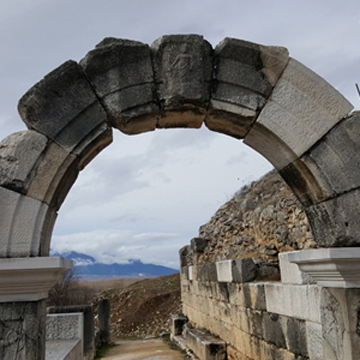
#> input picture OpenCV/ch08/images/rotate.jpg, 360 x 360 px
$ python 07.rotate2.py
#> lines starting #> are read from the running program, lines starting #| are printed output that depends on the picture
### OpenCV/Common/interpolation.py
import numpy as np


# [23 lines left out: functions scaling, scaling_nearest, not called in this run]


def bilinear_value(img, pt):
    x, y = np.int32(pt)
    if x >= img.shape[1] - 1: x = x - 1
    if y >= img.shape[0] - 1: y = y - 1

    A, B, C, D = np.float32(img[y:y + 2, x:x + 2].flatten())

    alpha, beta = pt[0] - x, pt[1] - y
    E = A + alpha * (B - A)
    F = C + alpha * (D - C)
    X = E + beta * (F - E)
    return np.clip(X, 0, 255)

### OpenCV/Common/utils.py
import time

import cv2


# [33 lines left out: functions print_matInfo, put_String, time_check, not called in this run]


def contain(p, shape):
    return 0 <= p[0] < shape[0] and 0 <= p[1] < shape[1]

### OpenCV/ch08/07.rotate2.py
import numpy as np, cv2
from Common.utils import contain
from Common.interpolation import bilinear_value

def rotate(img, degree):
    dst = np.zeros(img.shape[:2], img.dtype)
    radian = (degree/180) * np.pi
    sin, cos = np.sin(radian), np.cos(radian)

    for yd in range(img.shape[0]):
        for xd in range(img.shape[1]):
            y = int(yd*cos - xd*sin)
            x = int(xd*cos + yd*sin)

            if contain((y, x), img.shape):
                dst[yd, xd] = img[y, x]

    return dst

def rotate_bilinear(img, degree):
    dst = np.zeros(img.shape[:2], img.dtype)
    radian = (degree/180) * np.pi
    sin, cos = np.sin(radian), np.cos(radian)

    for yd in range(img.shape[0]):
        for xd in range(img.shape[1]):
            y = yd * cos - xd * sin
            x = xd * cos + yd * sin

            if contain((y, x), img.shape):
                dst[yd, xd] = bilinear_value(img, [x, y])

    return dst

image = cv2.imread('images/rotate.jpg', cv2.IMREAD_GRAYSCALE)
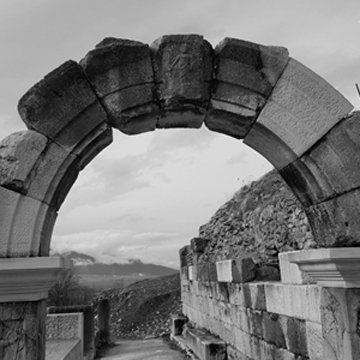
#> image: shape (360, 360); min 0, max 247, mean 119.7
if image is None: raise Exception("영상 파일 읽기 에러")

center = np.divmod(image.shape[::-1], 2)[0]
#> center = [180, 180]
dst1 = rotate(image, 20)
#> after the loop in rotate, `for yd in range(img.shape[0]):`:
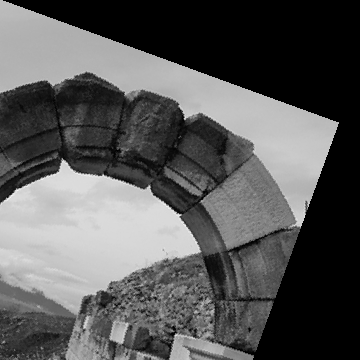
#> dst: shape (360, 360); min 0, max 247, mean 88.3
dst2 = rotate_bilinear(image, 20)
#> the loop in rotate_bilinear, `for yd in range(img.shape[0]):` made 360 passes
#> after the loop in rotate_bilinear, `for yd in range(img.shape[0]):`:
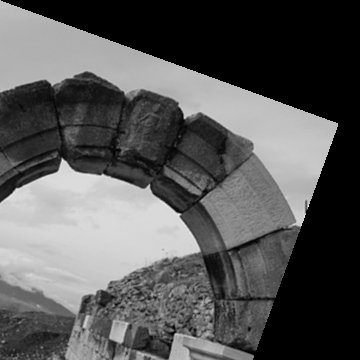
#> dst: shape (360, 360); min 0, max 255, mean 87.4

cv2.imshow("image", image)
cv2.imshow("dst1-rotated on org", dst1)
cv2.imshow("dst2-rotated on org with bilinear", dst2)
cv2.waitKey(0)
